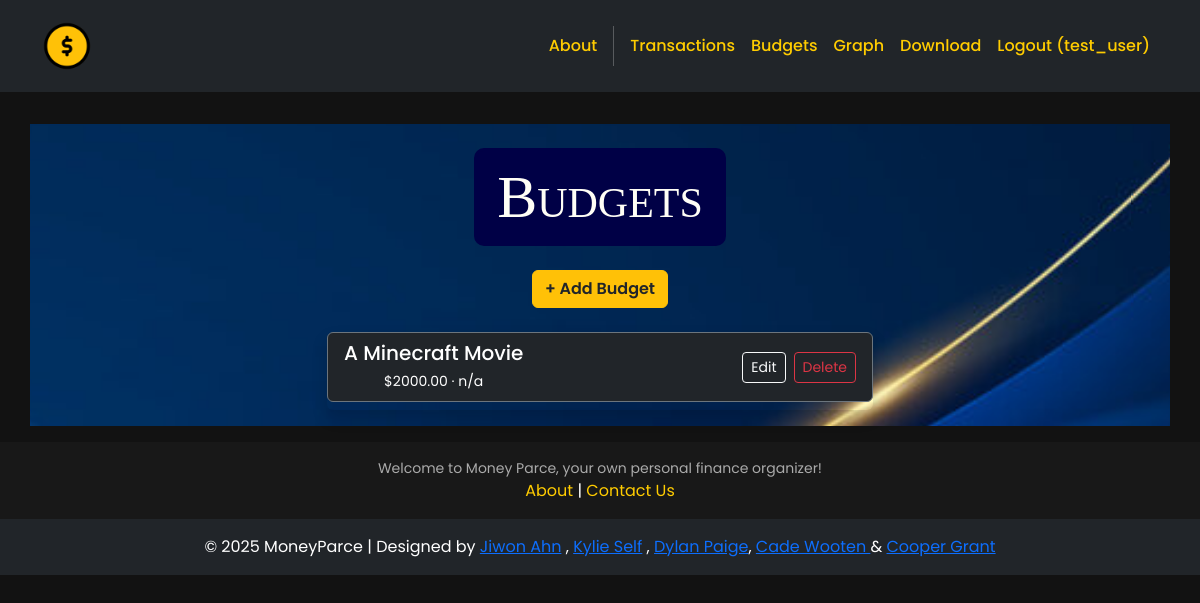
The page /budgets/ (signed in) on the database its author committed.
### budgets/models.py (models this page shows, shortened)
class Budget(models.Model):
    name = models.CharField(max_length=100)
    amount = models.DecimalField(max_digits=10, decimal_places=2)
    category = models.CharField(max_length=50)
    start_date = models.DateField()
    end_date = models.DateField()
    notes = models.TextField(blank=True)
    user = models.ForeignKey(User, on_delete=models.CASCADE)

### budgets/views.py (the view)
# urls.py: path('', views.budget_list, name='budget_list'),
def budget_list(request):
    budgets = Budget.objects.all()
    return render(request, 'budgets/budget_list.html', {'budgets': budgets})

### budgets/templates/budgets/budget_list.html
{% extends 'base.html' %}
{% block content %}
<div class="p-3">
  <div class="container">
    <div class="row mt-3">
      <div class="col-md-6 mx-auto mb-3">
        <br>
        <h2>Budgets</h2>
        <br>
        <br>
        <a href="{% url 'create_budget' %}">
          <button class="btn btn-warning text-dark fw-semibold">
            + Add Budget
          </button>
        </a>
        <br>
        <br>
        {% if budgets %}
          <div class="list-group shadow">
            {% for budget in budgets %}
              <div class="list-group-item bg-dark text-white d-flex justify-content-between align-items-center border-secondary rounded-2 mb-2">
                <div>
                  <h5 class="mb-1">{{ budget.name }}</h5>
                  <small>${{ budget.amount }} &middot; {{ budget.category }}</small>
                </div>
                <div class="d-flex gap-2">
                  <a href="{% url 'edit_budget' budget.id %}" class="btn btn-outline-light btn-sm">Edit</a>
                  <a href="{% url 'delete_budget' budget.id %}" class="btn btn-outline-danger btn-sm">Delete</a>
                </div>
              </div>
            {% endfor %}
          </div>
        {% else %}
          <p class="text-center text-muted mt-4">No budgets found.</p>
        {% endif %}
      </div>
    </div>
  </div>
</div>
{% endblock %}

### moneyparce/templates/base.html (shortened to what this page needs)
<!DOCTYPE html>
<html>
  {% load static %}
  <head>
    <link href="https://cdn.jsdelivr.net/npm/bootstrap@5.3.3/dist/css/bootstrap.min.css" rel="stylesheet">
    <link href="https://cdnjs.cloudflare.com/ajax/libs/font-awesome/6.1.1/css/all.min.css" rel="stylesheet">
    <link href="https://cdn.jsdelivr.net/npm/bootstrap-icons@1.10.5/font/bootstrap-icons.css" rel="stylesheet">
    <link rel="stylesheet" type="text/css" href="{% static 'css/style.css' %}">
  </head>
  <body>
    <nav class="p-3 navbar navbar-dark bg-dark navbar-expand-lg">
      <div class="container">
        <a class="navbar-brand" href="{% url 'home.index' %}">
          <img src="{% static 'img/logo.png' %}" alt="Money Parce Logo" height="50" />
        </a>
        <div class="collapse navbar-collapse" id="navbarNavAltMarkup">
          <div class="navbar-nav ms-auto">
            <a class="nav-link" href="{% url 'home.about' %}">About</a>
            {% if user.is_authenticated %}
            <a class="nav-link" href="{% url 'transactions' %}">Transactions</a>
            <a class="nav-link" href="{% url 'budget_list' %}">Budgets</a>
            <a class="nav-link" href="{% url 'data.index' %}">Graph</a>
            <a class="nav-link" href="{% url 'download_data' %}">Download</a>
            <a class="nav-link"
              href="{% url 'accounts.logout' %}">Logout ({{user.username }})</a>
            {% endif %}
          </div>
        </div>
      </div>
    </nav>
    <div>
      {% block content %}
      {% endblock content %}
    </div>
    <footer class="p-3 ms-footer">
      <div class="container text-center">
        <p>Welcome to Money Parce, your own personal finance organizer!</p>
        <div>
          <a href="{% url 'home.about' %}">About</a> |
          <a href="mailto:info@moviesstore.com">Contact Us</a>
        </div>
      </div>
    </footer>
    <section class="p-3 ms-footer-bottom bg-dark text-center text-white">
      <span>© 2025 MoneyParce | Designed by <a href="https://www.linkedin.com/in/jiwon-ahn-a4a31b247/" target="_blank">Jiwon Ahn</a> , <a href="https://www.linkedin.com/in/kylie-self-315200290/" target="_blank">Kylie Self</a> , <a href="https://www.linkedin.com/in/dylan-paige-b95b6132b" target="_blank">Dylan Paige</a>, <a href="https://www.linkedin.com/in/cade-wooten-42a609322?utm_source=share&utm_campaign=share_via&utm_content=profile&utm_medium=android_app" target="_blank">Cade Wooten </a> & <a href="https://www.linkedin.com/in/coopergrant1/" target="_blank">Cooper Grant </a></span>
    </section>
    <link rel="stylesheet" href="https://www.gstatic.com/dialogflow-console/fast/df-messenger/prod/v1/themes/df-messenger-default.css">
  </body>
</html>

### moneyparce/static/css/style.css (style rules this page uses)
body { width: 100%; text-align: center; margin: auto; font-family: "Poppins", sans-serif; background-color: #121212; color: #ffffff; }
.bg-index, .row { background: url("/static/img/background.jpg") no-repeat center center fixed; background-size: cover; }
h2 { text-align: center; margin: auto; border: 3px solid rgb(0, 0, 70); border-radius: 10px; padding: 10px 20px; background-color: rgb(0, 0, 70); font-size: 60px; font-family: "Impact", fantasy; font-variant: small-caps; font-stretch: ultra-expanded; color: #FFFEF6; display: inline-block; }
p { width: 100%; text-align: center; margin: auto; color: #ffffff; }
.navbar a.nav-link { color: #ffcc00 !important; font-weight: 500; transition: color 0.3s ease-in-out; }
.ms-footer { background-color: #181818; padding: 30px 0; text-align: center; }
.ms-footer p { color: #aaaaaa; font-size: 14px; }
.ms-footer a { color: #ffcc00; text-decoration: none; }
.ms-footer, a:hover { color: #ffffff; }

### rows shown on the page
Budget: name "A Minecraft Movie", amount "2000.00", category "n/a"

### other values the page prints
{{ user.username }} "test_user"
